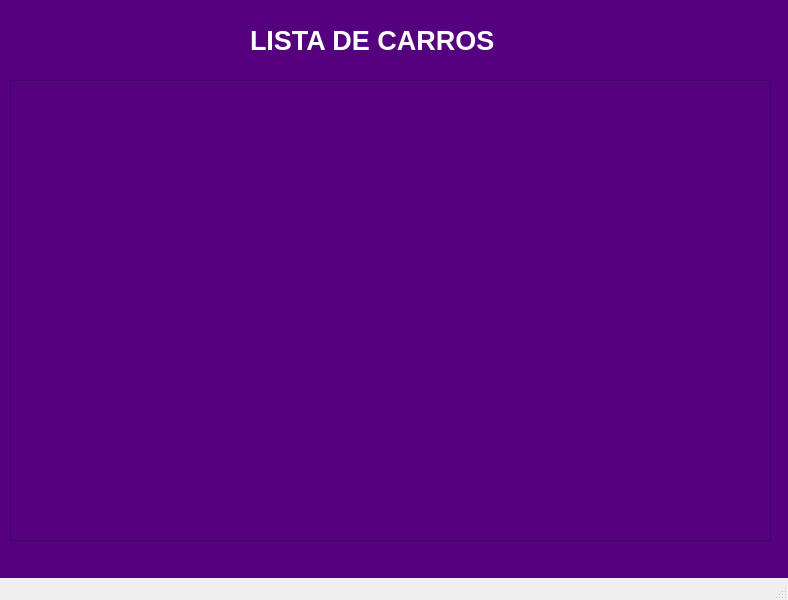
<?xml version="1.0" encoding="UTF-8"?>
<ui version="4.0">
 <class>MainWindow</class>
 <widget class="QMainWindow" name="MainWindow">
  <property name="geometry">
   <rect>
    <x>0</x>
    <y>0</y>
    <width>788</width>
    <height>600</height>
   </rect>
  </property>
  <property name="windowTitle">
   <string>MainWindow</string>
  </property>
  <widget class="QWidget" name="centralwidget">
   <widget class="QFrame" name="frame">
    <property name="geometry">
     <rect>
      <x>-240</x>
      <y>-100</y>
      <width>1401</width>
      <height>1011</height>
     </rect>
    </property>
    <property name="styleSheet">
     <string notr="true">background-color: rgb(85, 0, 127);
color: rgb(255, 255, 255)</string>
    </property>
    <property name="frameShape">
     <enum>QFrame::StyledPanel</enum>
    </property>
    <property name="frameShadow">
     <enum>QFrame::Raised</enum>
    </property>
    <widget class="QLabel" name="label">
     <property name="geometry">
      <rect>
       <x>490</x>
       <y>120</y>
       <width>251</width>
       <height>41</height>
      </rect>
     </property>
     <property name="font">
      <font>
       <pointsize>20</pointsize>
       <weight>75</weight>
       <bold>true</bold>
      </font>
     </property>
     <property name="text">
      <string>LISTA DE CARROS</string>
     </property>
    </widget>
    <widget class="QTableWidget" name="tableWidget">
     <property name="geometry">
      <rect>
       <x>250</x>
       <y>180</y>
       <width>761</width>
       <height>461</height>
      </rect>
     </property>
    </widget>
   </widget>
  </widget>
  <widget class="QMenuBar" name="menubar">
   <property name="geometry">
    <rect>
     <x>0</x>
     <y>0</y>
     <width>788</width>
     <height>21</height>
    </rect>
   </property>
  </widget>
  <widget class="QStatusBar" name="statusbar"/>
 </widget>
 <resources/>
 <connections/>
</ui>
